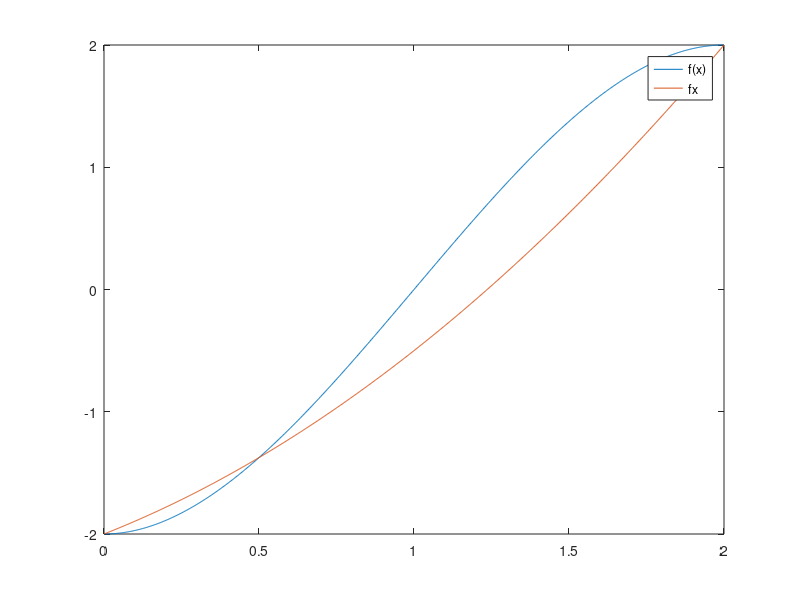
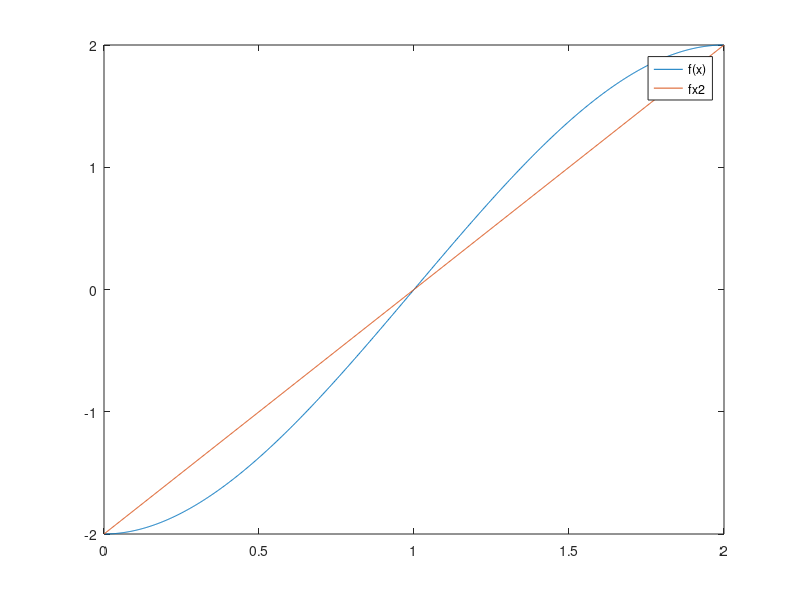
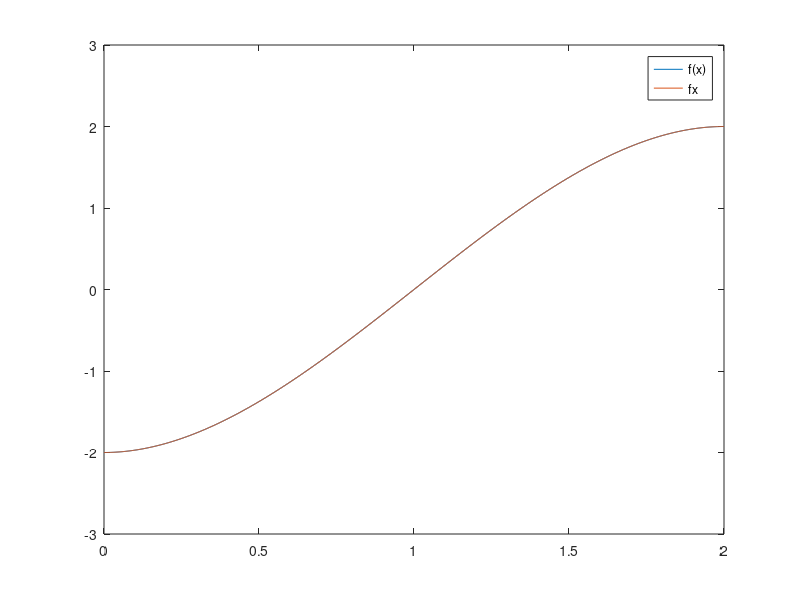

Reproduce these figures in MATLAB, in order.
clear
close all
clc

f = @(x) - x.^3 + 3.*x.^2 - 2;

a = 0;
b = 2;

x = linspace(a, b, 1e3);

xNodi = [0 0.5 2];
p = polyfit(xNodi, f(xNodi), 2);
fx = polyval(p, x);

plot(x, f(x), x, fx)
legend('f(x)', 'fx')

h = (b - a)/2;
xNodi = a:h:b;
p = polyfit(xNodi, f(xNodi), 2);
fx = polyval(p, x);

figure
plot(x, f(x), x, fx)
legend('f(x)', 'fx2')

xNodi = [0 exp(-sqrt(2)) 3^(-sqrt(0.5)) 2];
p = polyfit(xNodi, f(xNodi), 3)
fx = polyval(p, x);

figure
plot(x, f(x), x, fx)
legend('f(x)', 'fx')
close all